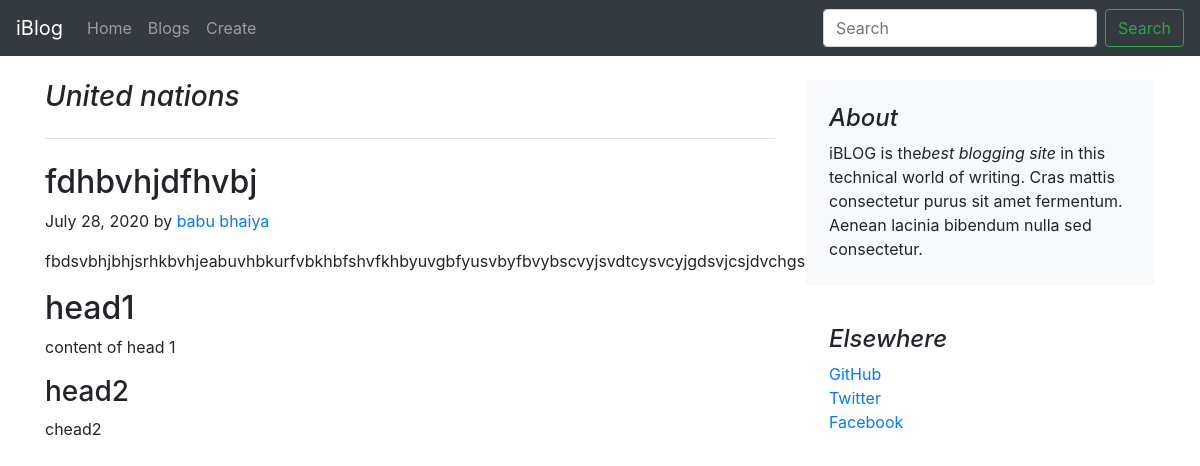
The app's page /blogpost/2 with its own data.
### blog/models.py (models this page shows, shortened)
class Blogpost(models.Model):
    post_id=models.AutoField(primary_key=True)
    title=models.CharField(max_length=50,default='',help_text='enter title of blog')
    head0=models.CharField(max_length=500,default='')
    chead0=models.CharField(max_length=5000,default='')
    head1=models.CharField(max_length=500,default='')
    chead1=models.CharField(max_length=5000,default='')
    head2=models.CharField(max_length=500,default='')
    chead2=models.CharField(max_length=5000,default='')
    pub_date=models.DateField(default=datetime.now,blank=True)
    author=models.CharField(max_length=20,default='')
    thumbnail=models.ImageField(upload_to='blog/media',default='')

### blog/views.py (the view)
# urls.py: path('blogpost/<int:id>',views.blogpost),
def blogpost(request,id):
    post=Blogpost.objects.filter(post_id=id)[0]
    return render(request,'blog/blogpost.html',{'posts':post})

### blog/templates/blog/blogpost.html (shortened to what this page needs)
{% extends 'blog/basic.html' %}
{% block body %}
    <div class="container mt-4">
<div class="row">
    <div class="col-md-8 blog-main">
      <h3 class="pb-4 mb-4 font-italic border-bottom">
        {{ posts.title }}
      </h3>
      <div class="blog-post">
        <h2 class="blog-post-title">{{ posts.head0 }}</h2>
        <p class="blog-post-meta">{{ posts.pub_date }} by <a href="#">{{ posts.author }}</a></p>
        <p>{{ posts.chead0 }}</p>
        <h2>{{ posts.head1 }}</h2>
        <p>{{ posts.chead1 }}</p>
        <h3>{{ posts.head2 }}</h3>
        <p>{{ posts.chead2 }}</p>
          </div>
    </div>
    <aside class="col-md-4 blog-sidebar">
      <div class="p-4 mb-3 bg-light rounded">
        <h4 class="font-italic">About</h4>
        <p class="mb-0">iBLOG is the<em>best blogging site</em> in this technical world of writing. Cras mattis consectetur purus sit amet fermentum. Aenean lacinia bibendum nulla sed consectetur.</p>
      </div>
      <div class="p-4">
        <h4 class="font-italic">Elsewhere</h4>
        <ol class="list-unstyled">
          <li><a href="https://www.github.com/Shashish-Mishra">GitHub</a></li>
          <li><a href="#">Twitter</a></li>
          <li><a href="#">Facebook</a></li>
        </ol>
      </div>
    </aside>
  </div>
    </div>
{% endblock %}

### blog/templates/blog/basic.html (shortened to what this page needs)
<!doctype html>
<html lang="en">
  <head>
      <link rel="stylesheet" href="https://stackpath.bootstrapcdn.com/bootstrap/4.5.0/css/bootstrap.min.css">
  </head>
  <body>
    <nav class="navbar navbar-expand-lg navbar-dark bg-dark">
  <a class="navbar-brand" href="/">iBlog</a>
  <div class="collapse navbar-collapse" id="navbarSupportedContent">
    <ul class="navbar-nav mr-auto">
      <li class="nav-item ">
        <a class="nav-link" href="/">Home <span class="sr-only">(current)</span></a>
      </li>
      <li class="nav-item">
        <a class="nav-link" href="/blogs">Blogs</a>
      </li>
        <li class="nav-item">
        <a class="nav-link" href="/add">Create</a>
      </li>
    </ul>
    <form class="form-inline my-2 my-lg-0" action="/search">
      <input class="form-control mr-sm-2" type="search" name="search" id="search" placeholder="Search" aria-label="Search">
      <button class="btn btn-outline-success my-2 my-sm-0" type="submit">Search</button>
    </form>
  </div>
</nav>
    {% block body %}
    {% endblock %}
  </body>
</html>

### records on screen
Blogpost: title "United nations", head0 "fdhbvhjdfhvbj", pub_date "July 28, 2020", author "babu bhaiya", chead0 "fbdsvbhjbhjsrhkbvhjeabuvhbkurfvbkhbfshvfkhbyuvgbfyusvbyfbvybscvyjsvdtcysvcyjgdsvjcsjdvchgsd", head1 "head1", chead1 "content of head 1", head2 "head2", chead2 "chead2"
